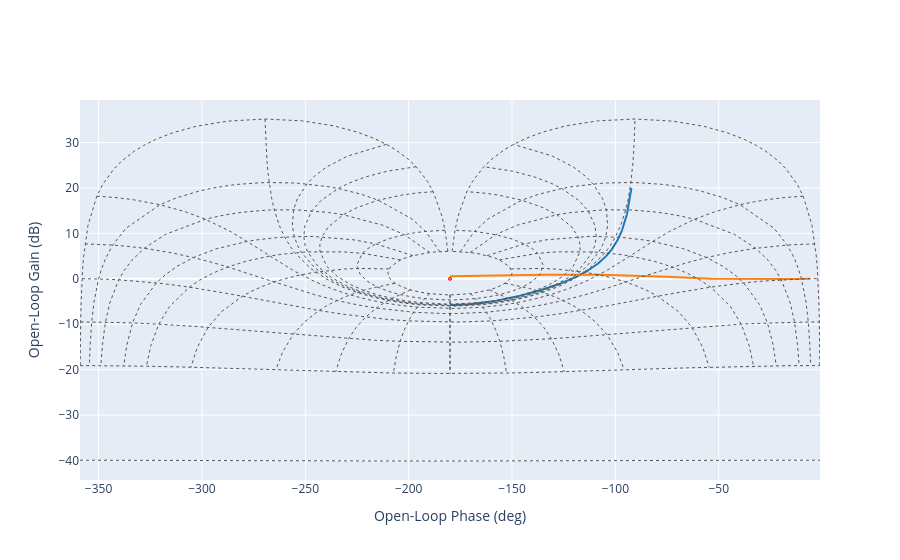

Notebook cell for this chart:
### Markdown cell above
### Correcteur

### Code cell
Te = 0.01

Kp = 0.004#1/(offset + 120)
Ki = 0.008
Kd = -0.0001#0.09

z = tf('z')

print("Kp : ", Kp)
print("Ki : ", Ki)
print("Kd : ", Kd)

Cz = Kp+Ki*(z/(z-1))+Kd*((z-1)/z)

nichols([Cz*Mt_z_rpm, (Cz*Mt_z_rpm)/(1+Cz*Mt_z_rpm)])
